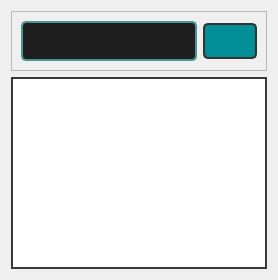
                   <widget class="QWidget" name="Search_Prof_Tab">
                    <attribute name="icon">
                     <iconset resource="Resources.qrc">
                      <normaloff>:/icons/search.svg</normaloff>:/icons/search.svg</iconset>
                    </attribute>
                    <attribute name="title">
                     <string>search</string>
                    </attribute>
                    <layout class="QVBoxLayout" name="verticalLayout_5">
                     <item>
                      <widget class="QFrame" name="frame_12">
                       <property name="frameShape">
                        <enum>QFrame::StyledPanel</enum>
                       </property>
                       <property name="frameShadow">
                        <enum>QFrame::Raised</enum>
                       </property>
                       <layout class="QHBoxLayout" name="horizontalLayout_31">
                        <item>
                         <widget class="QLineEdit" name="Prof_SearchBar">
                          <property name="styleSheet">
                           <string notr="true">QLineEdit {
	border: 2px solid rgb(74, 148, 146);
	border-radius: 5px;
	padding: 10px;
	background-color: rgb(30, 30, 30);	
	color: rgb(100, 100, 100);
}
QLineEdit:hover {
	border: 2px solid rgb(0, 255, 255);
   
}
QLineEdit:focus {
	border: 2px solid rgb(255, 255, 0);
	color: rgb(250, 250, 250);
}</string>
                          </property>
                         </widget>
                        </item>
                        <item>
                         <widget class="QPushButton" name="Student_Search_Btn_2">
                          <property name="styleSheet">
                           <string notr="true">QPushButton {
	border: 2px solid rgb(51,51,51);
	border-radius: 5px;	
	color:rgb(255,255,255);
	background-color: rgb(51,51,51);
	background-color: rgb(0,143,150);
padding:9px

}
QPushButton:hover {
	
	background-color: rgb(0, 255, 255);
}
QPushButton:pressed {	
	border: 2px solid rgb(0,143,150);
	background-color: rgb(51,51,51);
}

QPushButton:disabled {	
	border-radius: 5px;	
	border: 2px solid rgb(112,112,112);
	background-color: rgb(112,112,112);
}</string>
                          </property>
                          <property name="text">
                           <string/>
                          </property>
                          <property name="icon">
                           <iconset resource="Resources.qrc">
                            <normaloff>:/icons/search.svg</normaloff>:/icons/search.svg</iconset>
                          </property>
                         </widget>
                        </item>
                       </layout>
                      </widget>
                     </item>
                     <item>
                      <widget class="QListWidget" name="Prof_Search_Result">
                       <property name="styleSheet">
                        <string notr="true">QListWidget {
  border: 2px solid rgb(56, 56, 56);
  
}

QListWidget QScrollBar {
  background: lightblue;
}

QListView::item:selected {
  border: 2px solid black;
  background: green;
}</string>
                       </property>
                       <property name="frameShape">
                        <enum>QFrame::NoFrame</enum>
                       </property>
                      </widget>
                     </item>
                    </layout>
                   </widget>
